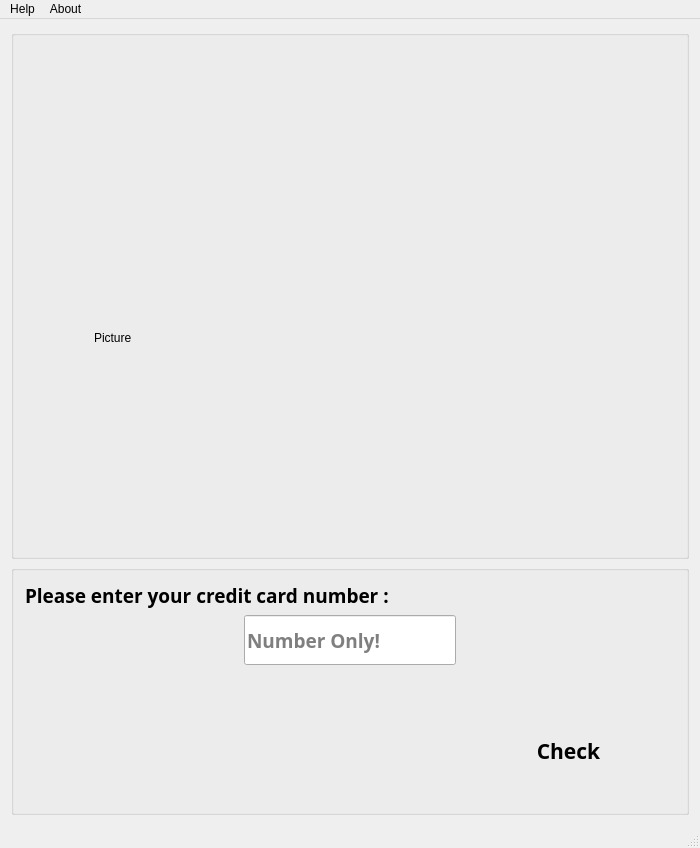
<?xml version="1.0" encoding="UTF-8"?>
<ui version="4.0">
 <class>HomeWindow</class>
 <widget class="QMainWindow" name="HomeWindow">
  <property name="geometry">
   <rect>
    <x>0</x>
    <y>0</y>
    <width>700</width>
    <height>848</height>
   </rect>
  </property>
  <property name="sizePolicy">
   <sizepolicy hsizetype="Fixed" vsizetype="Fixed">
    <horstretch>0</horstretch>
    <verstretch>0</verstretch>
   </sizepolicy>
  </property>
  <property name="minimumSize">
   <size>
    <width>700</width>
    <height>800</height>
   </size>
  </property>
  <property name="windowTitle">
   <string>HomeWindow</string>
  </property>
  <property name="styleSheet">
   <string notr="true"/>
  </property>
  <widget class="QWidget" name="centralWidget">
   <layout class="QGridLayout" name="gridLayout_6">
    <item row="0" column="0">
     <layout class="QGridLayout" name="gridLayout_5">
      <item row="0" column="0">
       <widget class="QGroupBox" name="groupBox">
        <property name="sizePolicy">
         <sizepolicy hsizetype="Preferred" vsizetype="Fixed">
          <horstretch>0</horstretch>
          <verstretch>0</verstretch>
         </sizepolicy>
        </property>
        <property name="title">
         <string/>
        </property>
        <layout class="QGridLayout" name="gridLayout_2">
         <item row="0" column="0">
          <layout class="QGridLayout" name="gridLayout">
           <item row="0" column="0">
            <widget class="QLabel" name="labelCardType">
             <property name="font">
              <font>
               <family>Engravers MT</family>
               <pointsize>16</pointsize>
               <weight>50</weight>
               <bold>false</bold>
              </font>
             </property>
             <property name="styleSheet">
              <string notr="true"/>
             </property>
             <property name="text">
              <string/>
             </property>
             <property name="alignment">
              <set>Qt::AlignBottom|Qt::AlignHCenter</set>
             </property>
            </widget>
           </item>
           <item row="1" column="0">
            <widget class="QLabel" name="labelCardPicture">
             <property name="sizePolicy">
              <sizepolicy hsizetype="Fixed" vsizetype="Fixed">
               <horstretch>0</horstretch>
               <verstretch>0</verstretch>
              </sizepolicy>
             </property>
             <property name="minimumSize">
              <size>
               <width>512</width>
               <height>512</height>
              </size>
             </property>
             <property name="maximumSize">
              <size>
               <width>512</width>
               <height>512</height>
              </size>
             </property>
             <property name="text">
              <string>Picture</string>
             </property>
            </widget>
           </item>
          </layout>
         </item>
        </layout>
       </widget>
      </item>
      <item row="1" column="0">
       <widget class="QGroupBox" name="groupBox_2">
        <property name="sizePolicy">
         <sizepolicy hsizetype="Preferred" vsizetype="Fixed">
          <horstretch>0</horstretch>
          <verstretch>0</verstretch>
         </sizepolicy>
        </property>
        <property name="minimumSize">
         <size>
          <width>0</width>
          <height>250</height>
         </size>
        </property>
        <property name="title">
         <string/>
        </property>
        <layout class="QGridLayout" name="gridLayout_4">
         <item row="0" column="0">
          <layout class="QGridLayout" name="gridLayout_3">
           <item row="3" column="2">
            <widget class="QPushButton" name="pushButtonCheck">
             <property name="sizePolicy">
              <sizepolicy hsizetype="Preferred" vsizetype="Preferred">
               <horstretch>0</horstretch>
               <verstretch>0</verstretch>
              </sizepolicy>
             </property>
             <property name="minimumSize">
              <size>
               <width>0</width>
               <height>100</height>
              </size>
             </property>
             <property name="font">
              <font>
               <family>Arial Black</family>
               <pointsize>16</pointsize>
               <weight>75</weight>
               <bold>true</bold>
               <stylestrategy>PreferAntialias</stylestrategy>
              </font>
             </property>
             <property name="cursor">
              <cursorShape>PointingHandCursor</cursorShape>
             </property>
             <property name="focusPolicy">
              <enum>Qt::NoFocus</enum>
             </property>
             <property name="text">
              <string>Check</string>
             </property>
             <property name="icon">
              <iconset resource="pictures.qrc">
               <normaloff>:/Icons/back.png</normaloff>:/Icons/back.png</iconset>
             </property>
             <property name="iconSize">
              <size>
               <width>60</width>
               <height>60</height>
              </size>
             </property>
             <property name="flat">
              <bool>true</bool>
             </property>
            </widget>
           </item>
           <item row="1" column="0">
            <spacer name="horizontalSpacer_2">
             <property name="orientation">
              <enum>Qt::Horizontal</enum>
             </property>
             <property name="sizeType">
              <enum>QSizePolicy::Minimum</enum>
             </property>
             <property name="sizeHint" stdset="0">
              <size>
               <width>30</width>
               <height>20</height>
              </size>
             </property>
            </spacer>
           </item>
           <item row="0" column="0" colspan="3">
            <widget class="QLabel" name="label">
             <property name="font">
              <font>
               <family>Bahnschrift SemiCondensed</family>
               <pointsize>14</pointsize>
               <weight>75</weight>
               <bold>true</bold>
              </font>
             </property>
             <property name="text">
              <string>Please enter your credit card number :</string>
             </property>
            </widget>
           </item>
           <item row="3" column="0" colspan="2">
            <spacer name="horizontalSpacer">
             <property name="orientation">
              <enum>Qt::Horizontal</enum>
             </property>
             <property name="sizeHint" stdset="0">
              <size>
               <width>40</width>
               <height>20</height>
              </size>
             </property>
            </spacer>
           </item>
           <item row="2" column="0" colspan="3">
            <widget class="QLabel" name="labelNotice">
             <property name="font">
              <font>
               <family>Arial</family>
               <pointsize>12</pointsize>
               <weight>75</weight>
               <bold>true</bold>
              </font>
             </property>
             <property name="styleSheet">
              <string notr="true">color:rgb(255, 0, 0);
</string>
             </property>
             <property name="text">
              <string/>
             </property>
             <property name="alignment">
              <set>Qt::AlignRight|Qt::AlignTop|Qt::AlignTrailing</set>
             </property>
            </widget>
           </item>
           <item row="1" column="1">
            <widget class="QLineEdit" name="lineEditCardNumber">
             <property name="sizePolicy">
              <sizepolicy hsizetype="Preferred" vsizetype="Fixed">
               <horstretch>0</horstretch>
               <verstretch>0</verstretch>
              </sizepolicy>
             </property>
             <property name="minimumSize">
              <size>
               <width>0</width>
               <height>50</height>
              </size>
             </property>
             <property name="font">
              <font>
               <family>Berlin Sans FB Demi</family>
               <pointsize>14</pointsize>
               <weight>75</weight>
               <bold>true</bold>
              </font>
             </property>
             <property name="contextMenuPolicy">
              <enum>Qt::PreventContextMenu</enum>
             </property>
             <property name="placeholderText">
              <string>Number Only!</string>
             </property>
            </widget>
           </item>
           <item row="1" column="2">
            <spacer name="horizontalSpacer_3">
             <property name="orientation">
              <enum>Qt::Horizontal</enum>
             </property>
             <property name="sizeType">
              <enum>QSizePolicy::Minimum</enum>
             </property>
             <property name="sizeHint" stdset="0">
              <size>
               <width>30</width>
               <height>20</height>
              </size>
             </property>
            </spacer>
           </item>
          </layout>
         </item>
        </layout>
       </widget>
      </item>
     </layout>
    </item>
   </layout>
  </widget>
  <widget class="QMenuBar" name="menuBar">
   <property name="geometry">
    <rect>
     <x>0</x>
     <y>0</y>
     <width>700</width>
     <height>17</height>
    </rect>
   </property>
   <widget class="QMenu" name="menuHelp">
    <property name="title">
     <string>Help</string>
    </property>
    <addaction name="actionSamples"/>
    <addaction name="actionLuhnInfo"/>
   </widget>
   <widget class="QMenu" name="menuAbout">
    <property name="title">
     <string>About</string>
    </property>
    <addaction name="actionAbout_CardCheX"/>
   </widget>
   <addaction name="menuHelp"/>
   <addaction name="menuAbout"/>
  </widget>
  <widget class="QStatusBar" name="statusBar"/>
  <action name="actionLuhnInfo">
   <property name="text">
    <string>Luhn Algorithm</string>
   </property>
  </action>
  <action name="actionSamples">
   <property name="text">
    <string>Samples</string>
   </property>
  </action>
  <action name="actionAbout_CardCheX">
   <property name="text">
    <string>About CardCheX</string>
   </property>
  </action>
 </widget>
 <layoutdefault spacing="6" margin="11"/>
 <resources>
  <include location="pictures.qrc"/>
 </resources>
 <connections/>
</ui>
